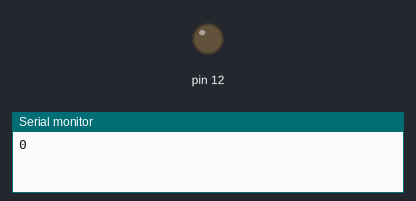
Simulated run of this sketch. Board: Arduino Uno, built with avr-gcc and run on an emulated ATmega328P. Shown: output pins drawn as LEDs (lit = HIGH), the last lines printed to the serial monitor.

Above: at 1.5 s.
At 7.5 s:
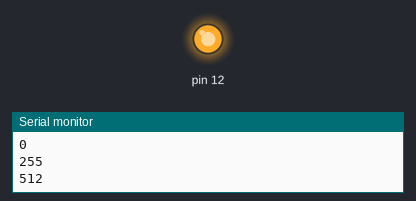
Timing chart, 0 to 15.6 s (numbered marks = the images above):
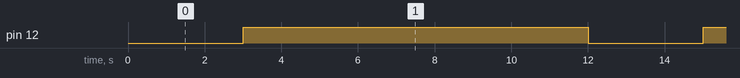

The sketch:

Analog_PWM.ino
```cpp
void setup() {
  pinMode(12, OUTPUT);
  Serial.begin(115200);
  // put your setup code here, to run once:
}

void loop() {
  Serial.println("0");
  analogWrite(12, 0);
  delay(3000);
  Serial.println("255");
  analogWrite(12, 255);
  delay(3000);
  Serial.println("512");
  analogWrite(12, 512);
  delay(3000);
  Serial.println("767");
  analogWrite(12, 767);
  delay(3000);
  Serial.println("1023");
  analogWrite(12, 1023);
  // put your main code here, to run repeatedly:

}
```

Measured:
- by itself, pin 12: alternates HIGH for 9.0 s and LOW for 3.0 s
